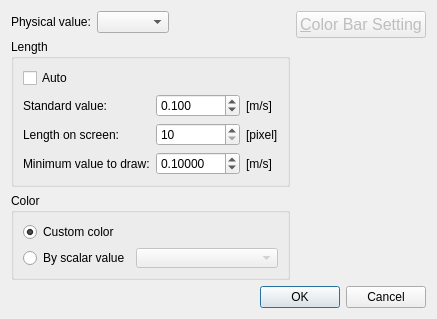
<?xml version="1.0" encoding="UTF-8"?>
<ui version="4.0">
 <class>MeasuredDataVectorSettingDialog</class>
 <widget class="QDialog" name="MeasuredDataVectorSettingDialog">
  <property name="geometry">
   <rect>
    <x>0</x>
    <y>0</y>
    <width>422</width>
    <height>295</height>
   </rect>
  </property>
  <property name="windowTitle">
   <string>Arrow Setting</string>
  </property>
  <layout class="QVBoxLayout" name="verticalLayout_4">
   <item>
    <layout class="QHBoxLayout" name="horizontalLayout_3">
     <item>
      <layout class="QVBoxLayout" name="verticalLayout_2">
       <item>
        <layout class="QHBoxLayout" name="horizontalLayout">
         <item>
          <widget class="QLabel" name="physValLabel">
           <property name="minimumSize">
            <size>
             <width>80</width>
             <height>0</height>
            </size>
           </property>
           <property name="text">
            <string>Physical value:</string>
           </property>
          </widget>
         </item>
         <item>
          <widget class="QComboBox" name="solutionComboBox"/>
         </item>
         <item>
          <spacer name="horizontalSpacer_4">
           <property name="orientation">
            <enum>Qt::Horizontal</enum>
           </property>
           <property name="sizeHint" stdset="0">
            <size>
             <width>40</width>
             <height>0</height>
            </size>
           </property>
          </spacer>
         </item>
        </layout>
       </item>
       <item>
        <widget class="QGroupBox" name="lengthGroupBox">
         <property name="title">
          <string>Length</string>
         </property>
         <layout class="QVBoxLayout" name="verticalLayout">
          <item>
           <widget class="QCheckBox" name="lengthAutoCheckBox">
            <property name="text">
             <string>Auto</string>
            </property>
           </widget>
          </item>
          <item>
           <layout class="QHBoxLayout" name="horizontalLayout_5">
            <item>
             <layout class="QGridLayout" name="gridLayout_2">
              <item row="0" column="0">
               <widget class="QLabel" name="stdValueLabel">
                <property name="text">
                 <string>Standard value:</string>
                </property>
               </widget>
              </item>
              <item row="0" column="1">
               <widget class="QDoubleSpinBox" name="stdValueSpinBox">
                <property name="decimals">
                 <number>3</number>
                </property>
                <property name="minimum">
                 <double>0.001000000000000</double>
                </property>
                <property name="maximum">
                 <double>100.000000000000000</double>
                </property>
                <property name="singleStep">
                 <double>0.100000000000000</double>
                </property>
                <property name="value">
                 <double>0.100000000000000</double>
                </property>
               </widget>
              </item>
              <item row="0" column="2">
               <widget class="QLabel" name="stdValueUnitLabel">
                <property name="text">
                 <string>[m/s]</string>
                </property>
               </widget>
              </item>
              <item row="1" column="0">
               <widget class="QLabel" name="legendLenLabel">
                <property name="text">
                 <string>Length on screen:</string>
                </property>
               </widget>
              </item>
              <item row="1" column="1">
               <widget class="QSpinBox" name="legendLengthSpinBox">
                <property name="minimum">
                 <number>10</number>
                </property>
                <property name="maximum">
                 <number>1000</number>
                </property>
               </widget>
              </item>
              <item row="1" column="2">
               <widget class="QLabel" name="legendLenUnitLabel">
                <property name="text">
                 <string>[pixel]</string>
                </property>
               </widget>
              </item>
              <item row="2" column="0">
               <widget class="QLabel" name="minValueLabel">
                <property name="text">
                 <string>Minimum value to draw:</string>
                </property>
               </widget>
              </item>
              <item row="2" column="1">
               <widget class="QDoubleSpinBox" name="minValueSpinBox">
                <property name="decimals">
                 <number>5</number>
                </property>
                <property name="minimum">
                 <double>0.001000000000000</double>
                </property>
                <property name="maximum">
                 <double>100.000000000000000</double>
                </property>
                <property name="singleStep">
                 <double>0.100000000000000</double>
                </property>
                <property name="value">
                 <double>0.100000000000000</double>
                </property>
               </widget>
              </item>
              <item row="2" column="2">
               <widget class="QLabel" name="minValueUnitLabel">
                <property name="text">
                 <string>[m/s]</string>
                </property>
               </widget>
              </item>
             </layout>
            </item>
            <item>
             <spacer name="horizontalSpacer_5">
              <property name="orientation">
               <enum>Qt::Horizontal</enum>
              </property>
              <property name="sizeHint" stdset="0">
               <size>
                <width>40</width>
                <height>20</height>
               </size>
              </property>
             </spacer>
            </item>
           </layout>
          </item>
         </layout>
        </widget>
       </item>
       <item>
        <widget class="QGroupBox" name="colorGroupBox">
         <property name="title">
          <string>Color</string>
         </property>
         <layout class="QGridLayout" name="gridLayout">
          <item row="0" column="0">
           <widget class="QRadioButton" name="specificRadioButton">
            <property name="sizePolicy">
             <sizepolicy hsizetype="Minimum" vsizetype="Fixed">
              <horstretch>0</horstretch>
              <verstretch>0</verstretch>
             </sizepolicy>
            </property>
            <property name="text">
             <string>Custom color</string>
            </property>
            <property name="checked">
             <bool>true</bool>
            </property>
           </widget>
          </item>
          <item row="0" column="1">
           <layout class="QHBoxLayout" name="horizontalLayout_2">
            <item>
             <widget class="ColorEditWidget" name="colorEditWidget"/>
            </item>
            <item>
             <spacer name="horizontalSpacer">
              <property name="orientation">
               <enum>Qt::Horizontal</enum>
              </property>
              <property name="sizeHint" stdset="0">
               <size>
                <width>40</width>
                <height>10</height>
               </size>
              </property>
             </spacer>
            </item>
           </layout>
          </item>
          <item row="1" column="0">
           <widget class="QRadioButton" name="scalarRadioButton">
            <property name="text">
             <string>By scalar value</string>
            </property>
           </widget>
          </item>
          <item row="1" column="1">
           <widget class="QComboBox" name="scalarComboBox">
            <property name="enabled">
             <bool>false</bool>
            </property>
            <property name="minimumSize">
             <size>
              <width>120</width>
              <height>20</height>
             </size>
            </property>
           </widget>
          </item>
         </layout>
        </widget>
       </item>
       <item>
        <spacer name="verticalSpacer">
         <property name="orientation">
          <enum>Qt::Vertical</enum>
         </property>
         <property name="sizeHint" stdset="0">
          <size>
           <width>20</width>
           <height>40</height>
          </size>
         </property>
        </spacer>
       </item>
      </layout>
     </item>
     <item>
      <layout class="QVBoxLayout" name="verticalLayout_3">
       <item>
        <widget class="QPushButton" name="colorbarSettingButton">
         <property name="enabled">
          <bool>false</bool>
         </property>
         <property name="font">
          <font>
           <pointsize>12</pointsize>
          </font>
         </property>
         <property name="text">
          <string>&amp;Color Bar Setting</string>
         </property>
        </widget>
       </item>
       <item>
        <spacer name="verticalSpacer_2">
         <property name="orientation">
          <enum>Qt::Vertical</enum>
         </property>
         <property name="sizeHint" stdset="0">
          <size>
           <width>20</width>
           <height>40</height>
          </size>
         </property>
        </spacer>
       </item>
      </layout>
     </item>
    </layout>
   </item>
   <item>
    <widget class="QDialogButtonBox" name="buttonBox">
     <property name="orientation">
      <enum>Qt::Horizontal</enum>
     </property>
     <property name="standardButtons">
      <set>QDialogButtonBox::Cancel|QDialogButtonBox::Ok</set>
     </property>
    </widget>
   </item>
  </layout>
 </widget>
 <customwidgets>
  <customwidget>
   <class>ColorEditWidget</class>
   <extends>QLabel</extends>
   <header>guibase/coloreditwidget.h</header>
  </customwidget>
 </customwidgets>
 <resources/>
 <connections>
  <connection>
   <sender>buttonBox</sender>
   <signal>accepted()</signal>
   <receiver>MeasuredDataVectorSettingDialog</receiver>
   <slot>accept()</slot>
   <hints>
    <hint type="sourcelabel">
     <x>173</x>
     <y>285</y>
    </hint>
    <hint type="destinationlabel">
     <x>157</x>
     <y>274</y>
    </hint>
   </hints>
  </connection>
  <connection>
   <sender>buttonBox</sender>
   <signal>rejected()</signal>
   <receiver>MeasuredDataVectorSettingDialog</receiver>
   <slot>reject()</slot>
   <hints>
    <hint type="sourcelabel">
     <x>173</x>
     <y>285</y>
    </hint>
    <hint type="destinationlabel">
     <x>285</x>
     <y>274</y>
    </hint>
   </hints>
  </connection>
  <connection>
   <sender>lengthAutoCheckBox</sender>
   <signal>toggled(bool)</signal>
   <receiver>stdValueSpinBox</receiver>
   <slot>setDisabled(bool)</slot>
   <hints>
    <hint type="sourcelabel">
     <x>36</x>
     <y>70</y>
    </hint>
    <hint type="destinationlabel">
     <x>151</x>
     <y>98</y>
    </hint>
   </hints>
  </connection>
  <connection>
   <sender>lengthAutoCheckBox</sender>
   <signal>toggled(bool)</signal>
   <receiver>legendLengthSpinBox</receiver>
   <slot>setDisabled(bool)</slot>
   <hints>
    <hint type="sourcelabel">
     <x>59</x>
     <y>69</y>
    </hint>
    <hint type="destinationlabel">
     <x>220</x>
     <y>130</y>
    </hint>
   </hints>
  </connection>
  <connection>
   <sender>specificRadioButton</sender>
   <signal>toggled(bool)</signal>
   <receiver>colorEditWidget</receiver>
   <slot>setEnabled(bool)</slot>
   <hints>
    <hint type="sourcelabel">
     <x>86</x>
     <y>212</y>
    </hint>
    <hint type="destinationlabel">
     <x>135</x>
     <y>211</y>
    </hint>
   </hints>
  </connection>
  <connection>
   <sender>lengthAutoCheckBox</sender>
   <signal>toggled(bool)</signal>
   <receiver>minValueSpinBox</receiver>
   <slot>setDisabled(bool)</slot>
   <hints>
    <hint type="sourcelabel">
     <x>74</x>
     <y>69</y>
    </hint>
    <hint type="destinationlabel">
     <x>162</x>
     <y>148</y>
    </hint>
   </hints>
  </connection>
  <connection>
   <sender>scalarRadioButton</sender>
   <signal>toggled(bool)</signal>
   <receiver>colorbarSettingButton</receiver>
   <slot>setEnabled(bool)</slot>
   <hints>
    <hint type="sourcelabel">
     <x>121</x>
     <y>236</y>
    </hint>
    <hint type="destinationlabel">
     <x>416</x>
     <y>34</y>
    </hint>
   </hints>
  </connection>
  <connection>
   <sender>scalarRadioButton</sender>
   <signal>toggled(bool)</signal>
   <receiver>scalarComboBox</receiver>
   <slot>setEnabled(bool)</slot>
   <hints>
    <hint type="sourcelabel">
     <x>54</x>
     <y>227</y>
    </hint>
    <hint type="destinationlabel">
     <x>138</x>
     <y>227</y>
    </hint>
   </hints>
  </connection>
 </connections>
</ui>
